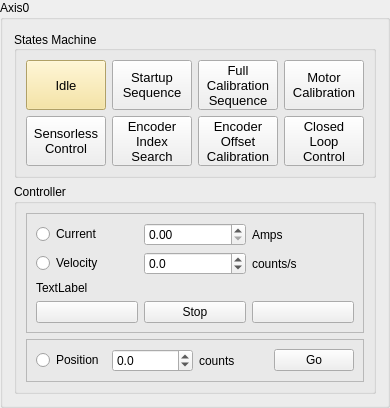
           <widget class="QGroupBox" name="groupBox_13">
            <property name="enabled">
             <bool>true</bool>
            </property>
            <property name="title">
             <string>Axis0</string>
            </property>
            <layout class="QGridLayout" name="gridLayout_21">
             <item row="0" column="0" colspan="2" alignment="Qt::AlignTop">
              <widget class="QGroupBox" name="groupBox_statesMachine">
               <property name="enabled">
                <bool>true</bool>
               </property>
               <property name="title">
                <string>States Machine</string>
               </property>
               <property name="alignment">
                <set>Qt::AlignLeading|Qt::AlignLeft|Qt::AlignVCenter</set>
               </property>
               <layout class="QGridLayout" name="gridLayout_4">
                <item row="0" column="0">
                 <layout class="QGridLayout" name="gridLayout_3">
                  <item row="0" column="0">
                   <widget class="QPushButton" name="axis0_pushButton_idle">
                    <property name="minimumSize">
                     <size>
                      <width>0</width>
                      <height>0</height>
                     </size>
                    </property>
                    <property name="maximumSize">
                     <size>
                      <width>80</width>
                      <height>50</height>
                     </size>
                    </property>
                    <property name="font">
                     <font>
                      <pointsize>10</pointsize>
                      <weight>50</weight>
                      <bold>false</bold>
                     </font>
                    </property>
                    <property name="mouseTracking">
                     <bool>false</bool>
                    </property>
                    <property name="autoFillBackground">
                     <bool>false</bool>
                    </property>
                    <property name="styleSheet">
                     <string notr="true">background-color: rgb(246, 224, 143);</string>
                    </property>
                    <property name="text">
                     <string>Idle</string>
                    </property>
                   </widget>
                  </item>
                  <item row="0" column="1">
                   <widget class="QPushButton" name="axis0_pushButton_startupSequence">
                    <property name="minimumSize">
                     <size>
                      <width>0</width>
                      <height>0</height>
                     </size>
                    </property>
                    <property name="maximumSize">
                     <size>
                      <width>80</width>
                      <height>50</height>
                     </size>
                    </property>
                    <property name="font">
                     <font>
                      <pointsize>10</pointsize>
                     </font>
                    </property>
                    <property name="text">
                     <string>Startup
Sequence</string>
                    </property>
                   </widget>
                  </item>
                  <item row="1" column="1">
                   <widget class="QPushButton" name="axis0_pushButton_encoderIndexSearch">
                    <property name="minimumSize">
                     <size>
                      <width>0</width>
                      <height>0</height>
                     </size>
                    </property>
                    <property name="maximumSize">
                     <size>
                      <width>80</width>
                      <height>50</height>
                     </size>
                    </property>
                    <property name="font">
                     <font>
                      <pointsize>10</pointsize>
                     </font>
                    </property>
                    <property name="text">
                     <string>Encoder
Index
Search</string>
                    </property>
                   </widget>
                  </item>
                  <item row="0" column="2">
                   <widget class="QPushButton" name="axis0_pushButton_fullCalibrationSequence">
                    <property name="minimumSize">
                     <size>
                      <width>0</width>
                      <height>0</height>
                     </size>
                    </property>
                    <property name="maximumSize">
                     <size>
                      <width>80</width>
                      <height>50</height>
                     </size>
                    </property>
                    <property name="font">
                     <font>
                      <pointsize>10</pointsize>
                     </font>
                    </property>
                    <property name="text">
                     <string>Full
Calibration
Sequence</string>
                    </property>
                   </widget>
                  </item>
                  <item row="0" column="3">
                   <widget class="QPushButton" name="axis0_pushButton_motorCalibration">
                    <property name="minimumSize">
                     <size>
                      <width>0</width>
                      <height>0</height>
                     </size>
                    </property>
                    <property name="maximumSize">
                     <size>
                      <width>80</width>
                      <height>50</height>
                     </size>
                    </property>
                    <property name="font">
                     <font>
                      <pointsize>10</pointsize>
                     </font>
                    </property>
                    <property name="text">
                     <string>Motor
Calibration</string>
                    </property>
                   </widget>
                  </item>
                  <item row="1" column="0">
                   <widget class="QPushButton" name="axis0_pushButton_sensorlessControl">
                    <property name="minimumSize">
                     <size>
                      <width>0</width>
                      <height>0</height>
                     </size>
                    </property>
                    <property name="maximumSize">
                     <size>
                      <width>80</width>
                      <height>50</height>
                     </size>
                    </property>
                    <property name="font">
                     <font>
                      <pointsize>10</pointsize>
                     </font>
                    </property>
                    <property name="text">
                     <string>Sensorless
Control</string>
                    </property>
                   </widget>
                  </item>
                  <item row="1" column="2">
                   <widget class="QPushButton" name="axis0_pushButton_encoderOffsetCalibration">
                    <property name="minimumSize">
                     <size>
                      <width>0</width>
                      <height>0</height>
                     </size>
                    </property>
                    <property name="maximumSize">
                     <size>
                      <width>80</width>
                      <height>50</height>
                     </size>
                    </property>
                    <property name="font">
                     <font>
                      <pointsize>10</pointsize>
                     </font>
                    </property>
                    <property name="text">
                     <string>Encoder
Offset
Calibration</string>
                    </property>
                   </widget>
                  </item>
                  <item row="1" column="3">
                   <widget class="QPushButton" name="axis0_pushButton_closedLoopControl">
                    <property name="minimumSize">
                     <size>
                      <width>0</width>
                      <height>0</height>
                     </size>
                    </property>
                    <property name="maximumSize">
                     <size>
                      <width>80</width>
                      <height>50</height>
                     </size>
                    </property>
                    <property name="font">
                     <font>
                      <pointsize>10</pointsize>
                     </font>
                    </property>
                    <property name="text">
                     <string>Closed
Loop
Control</string>
                    </property>
                   </widget>
                  </item>
                 </layout>
                </item>
               </layout>
              </widget>
             </item>
             <item row="2" column="0" colspan="2">
              <widget class="QGroupBox" name="groupBox_controller">
               <property name="title">
                <string>Controller</string>
               </property>
               <layout class="QGridLayout" name="gridLayout_5">
                <item row="2" column="0" colspan="2">
                 <widget class="QFrame" name="frame">
                  <property name="frameShape">
                   <enum>QFrame::StyledPanel</enum>
                  </property>
                  <property name="frameShadow">
                   <enum>QFrame::Raised</enum>
                  </property>
                  <layout class="QGridLayout" name="gridLayout_23">
                   <item row="3" column="1">
                    <widget class="QPushButton" name="axis0Stop_pushButton">
                     <property name="text">
                      <string>Stop</string>
                     </property>
                    </widget>
                   </item>
                   <item row="0" column="0">
                    <widget class="QRadioButton" name="axis0Current_radioButton">
                     <property name="text">
                      <string>Current</string>
                     </property>
                     <attribute name="buttonGroup">
                      <string notr="true">buttonGroup_13</string>
                     </attribute>
                    </widget>
                   </item>
                   <item row="0" column="1">
                    <widget class="QDoubleSpinBox" name="axis0Current_doubleSpinBox">
                     <property name="singleStep">
                      <double>0.100000000000000</double>
                     </property>
                    </widget>
                   </item>
                   <item row="1" column="1">
                    <widget class="QDoubleSpinBox" name="axis0Velocity_doubleSpinBox">
                     <property name="decimals">
                      <number>1</number>
                     </property>
                     <property name="minimum">
                      <double>-1000000.000000000000000</double>
                     </property>
                     <property name="maximum">
                      <double>1000000.000000000000000</double>
                     </property>
                     <property name="singleStep">
                      <double>1024.000000000000000</double>
                     </property>
                    </widget>
                   </item>
                   <item row="3" column="3">
                    <widget class="QPushButton" name="axis0Forward_pushButton">
                     <property name="text">
                      <string/>
                     </property>
                     <property name="icon">
                      <iconset>
                       <normaloff>Icons/Right.png</normaloff>Icons/Right.png</iconset>
                     </property>
                    </widget>
                   </item>
                   <item row="1" column="0">
                    <widget class="QRadioButton" name="axis0Velocity_radioButton">
                     <property name="text">
                      <string>Velocity</string>
                     </property>
                     <attribute name="buttonGroup">
                      <string notr="true">buttonGroup_13</string>
                     </attribute>
                    </widget>
                   </item>
                   <item row="3" column="0">
                    <widget class="QPushButton" name="axis0Backward_pushButton">
                     <property name="text">
                      <string/>
                     </property>
                     <property name="icon">
                      <iconset>
                       <normaloff>Icons/Left.png</normaloff>Icons/Left.png</iconset>
                     </property>
                    </widget>
                   </item>
                   <item row="0" column="3">
                    <widget class="QLabel" name="label_3">
                     <property name="text">
                      <string>Amps</string>
                     </property>
                    </widget>
                   </item>
                   <item row="1" column="3">
                    <widget class="QLabel" name="label_4">
                     <property name="text">
                      <string>counts/s</string>
                     </property>
                    </widget>
                   </item>
                   <item row="2" column="0">
                    <widget class="QLabel" name="label_16">
                     <property name="text">
                      <string>TextLabel</string>
                     </property>
                    </widget>
                   </item>
                  </layout>
                 </widget>
                </item>
                <item row="5" column="0" colspan="2">
                 <widget class="QFrame" name="frame_3">
                  <property name="frameShape">
                   <enum>QFrame::StyledPanel</enum>
                  </property>
                  <property name="frameShadow">
                   <enum>QFrame::Raised</enum>
                  </property>
                  <layout class="QGridLayout" name="gridLayout_111">
                   <item row="0" column="2">
                    <widget class="QLabel" name="label_5">
                     <property name="text">
                      <string>counts</string>
                     </property>
                    </widget>
                   </item>
                   <item row="0" column="1">
                    <widget class="QDoubleSpinBox" name="axis0Position_doubleSpinBox">
                     <property name="decimals">
                      <number>1</number>
                     </property>
                     <property name="minimum">
                      <double>-100000.000000000000000</double>
                     </property>
                     <property name="maximum">
                      <double>100000.000000000000000</double>
                     </property>
                     <property name="singleStep">
                      <double>1024.000000000000000</double>
                     </property>
                    </widget>
                   </item>
                   <item row="0" column="0">
                    <widget class="QRadioButton" name="axis0Position_radioButton">
                     <property name="text">
                      <string>Position</string>
                     </property>
                     <attribute name="buttonGroup">
                      <string notr="true">buttonGroup_13</string>
                     </attribute>
                    </widget>
                   </item>
                   <item row="0" column="3">
                    <widget class="QPushButton" name="axis0PositionGo_pushButton">
                     <property name="text">
                      <string>Go</string>
                     </property>
                    </widget>
                   </item>
                  </layout>
                 </widget>
                </item>
               </layout>
              </widget>
             </item>
            </layout>
           </widget>
